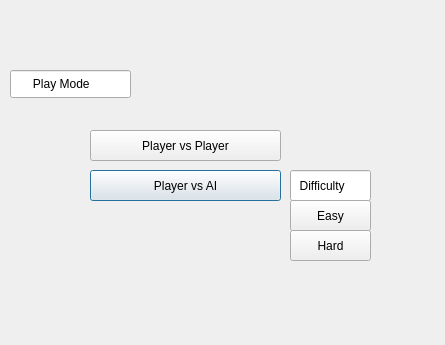
<?xml version="1.0" encoding="UTF-8"?>
<ui version="4.0">
 <class>play_mode</class>
 <widget class="QDialog" name="play_mode">
  <property name="geometry">
   <rect>
    <x>0</x>
    <y>0</y>
    <width>445</width>
    <height>345</height>
   </rect>
  </property>
  <property name="windowTitle">
   <string>Dialog</string>
  </property>
  <widget class="QLineEdit" name="lineEdit">
   <property name="geometry">
    <rect>
     <x>10</x>
     <y>70</y>
     <width>121</width>
     <height>28</height>
    </rect>
   </property>
   <property name="text">
    <string>      Play Mode</string>
   </property>
   <property name="readOnly">
    <bool>true</bool>
   </property>
  </widget>
  <widget class="QPushButton" name="pushButton">
   <property name="geometry">
    <rect>
     <x>90</x>
     <y>170</y>
     <width>191</width>
     <height>31</height>
    </rect>
   </property>
   <property name="text">
    <string>Player vs AI</string>
   </property>
  </widget>
  <widget class="QPushButton" name="pushButton_2">
   <property name="geometry">
    <rect>
     <x>90</x>
     <y>130</y>
     <width>191</width>
     <height>31</height>
    </rect>
   </property>
   <property name="text">
    <string>Player vs Player</string>
   </property>
  </widget>
  <widget class="QLineEdit" name="lineEdit_2">
   <property name="geometry">
    <rect>
     <x>290</x>
     <y>170</y>
     <width>81</width>
     <height>31</height>
    </rect>
   </property>
   <property name="text">
    <string>  Difficulty</string>
   </property>
  </widget>
  <widget class="QPushButton" name="pushButton_3">
   <property name="geometry">
    <rect>
     <x>290</x>
     <y>200</y>
     <width>81</width>
     <height>31</height>
    </rect>
   </property>
   <property name="text">
    <string>Easy</string>
   </property>
  </widget>
  <widget class="QPushButton" name="pushButton_4">
   <property name="geometry">
    <rect>
     <x>290</x>
     <y>230</y>
     <width>81</width>
     <height>31</height>
    </rect>
   </property>
   <property name="text">
    <string>Hard</string>
   </property>
  </widget>
 </widget>
 <resources/>
 <connections/>
</ui>
